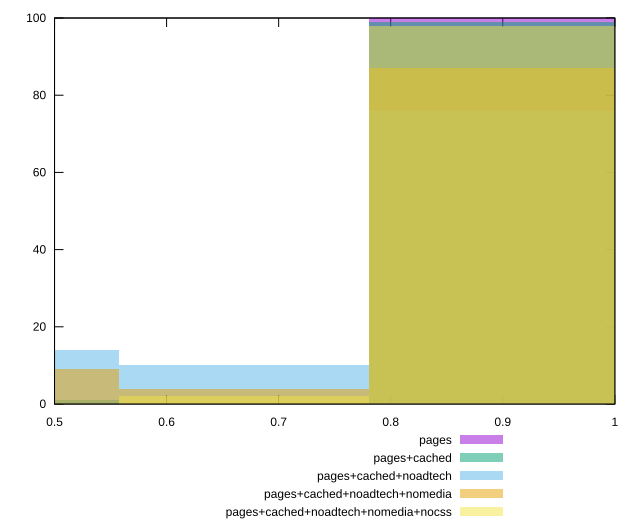

Write gnuplot code to recreate this figure.
reset

$pages <<EOF
0.8916611873200629 100
EOF

$pagesCached <<EOF
0.8916611873200629 99
0.44583059366003147 1
EOF

$pagesCachedNoadtech <<EOF
0.8916611873200629 76
0.44583059366003147 14
0.6687458904900472 10
EOF

$pagesCachedNoadtechNomedia <<EOF
0.8916611873200629 87
0.44583059366003147 9
0.6687458904900472 4
EOF

$pagesCachedNoadtechNomediaNocss <<EOF
0.6687458904900472 2
0.8916611873200629 98
EOF

set key outside below
set boxwidth 0.22291529683001574
set xrange [0.5:1]
set yrange [0:100]
set trange [0:100]
set style fill transparent solid 0.5 noborder
set terminal svg size 640, 530 enhanced background rgb 'white'
set output "report_00019_2021-02-10T18-14-37.922Z//first-cpu-idle/comparison/histogram/all_score.svg"

plot $pages title "pages" with boxes, \
     $pagesCached title "pages+cached" with boxes, \
     $pagesCachedNoadtech title "pages+cached+noadtech" with boxes, \
     $pagesCachedNoadtechNomedia title "pages+cached+noadtech+nomedia" with boxes, \
     $pagesCachedNoadtechNomediaNocss title "pages+cached+noadtech+nomedia+nocss" with boxes

reset
